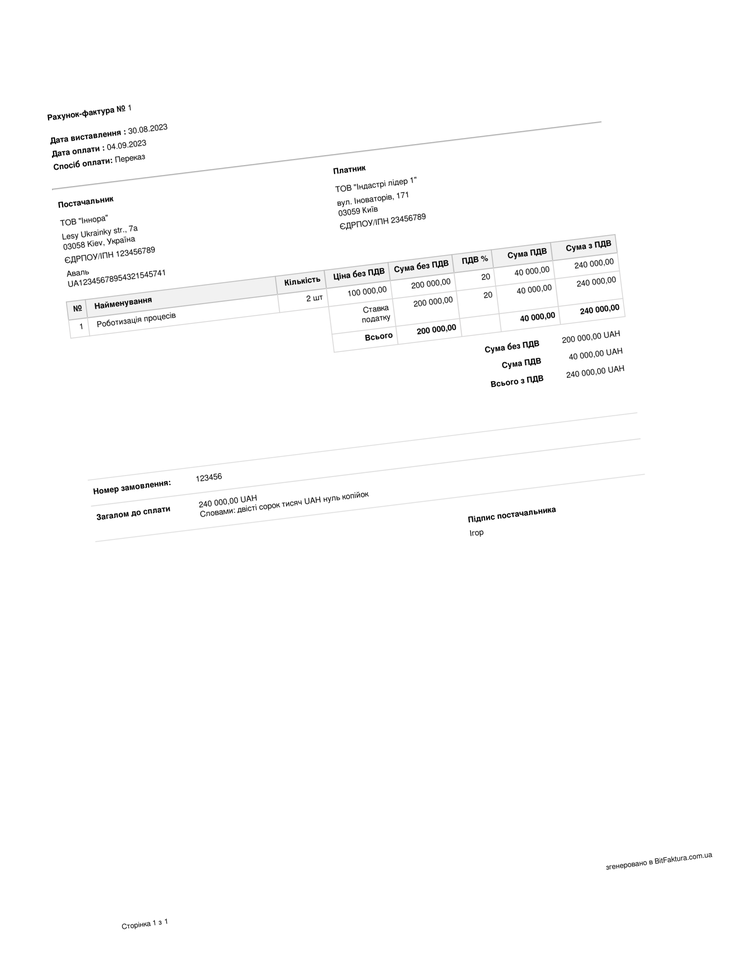
#> input picture invoices_rotated/0.png, 734 x 962 px, shrunk from 1925 x 2523 before the run; its folder holds only this picture in this run
$ python angle_detection.py
#> lines starting #> are read from the running program, lines starting #| are printed output that depends on the picture; after the words box and inside, x2 and y2 are one past the last pixel; in counts of white or black regions, pixels touching at a corner belong together
import numpy as np
import cv2
import math
from PIL import Image
import json
import os
from natsort import natsorted
from scipy import ndimage


PATH = 'invoices_rotated'


def calculate_angle(image_path):

#> called with image_path = 'invoices_rotated/0.png'
    img_before = cv2.imread(image_path)
#> img_before is the input picture: shape (962, 734, 3); mean B, G, R 252.2, 252.2, 252.2

    img_gray = cv2.cvtColor(img_before, cv2.COLOR_BGR2GRAY)
    img_edges = cv2.Canny(img_gray, 100, 100, apertureSize=3)
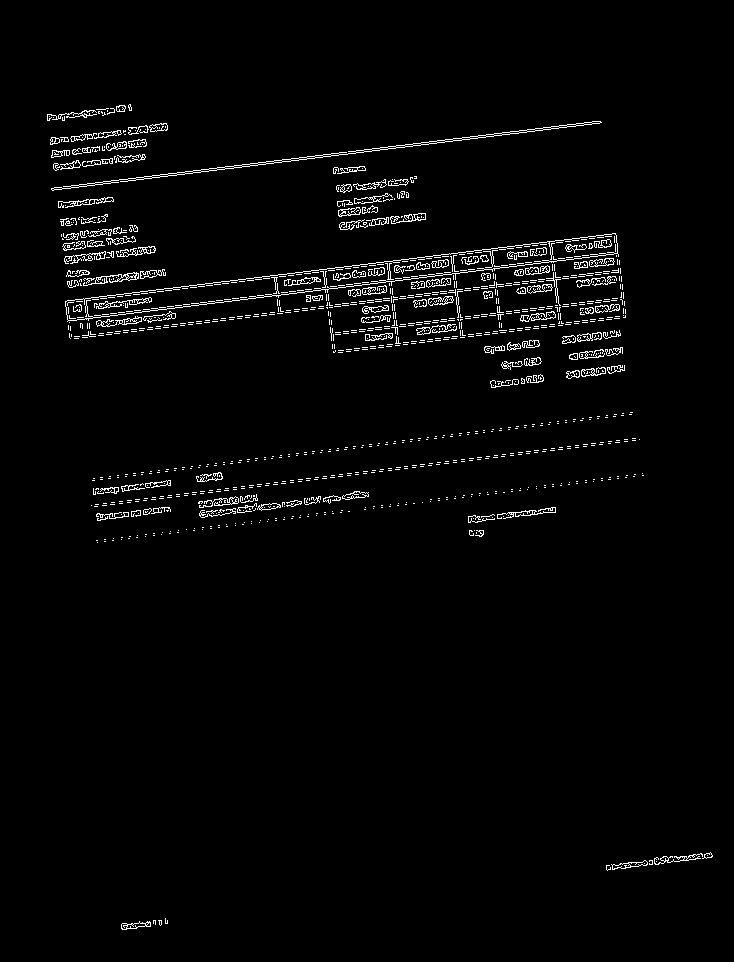
#> img_edges: shape (962, 734); 2.3% white in thin lines or dots, all inside (x1, y1, x2, y2) = (47, 104, 713, 930)
    lines = cv2.HoughLinesP(img_edges, 1, math.pi / 180.0,
                            100, minLineLength=100, maxLineGap=5)
#> lines = 19 rows, first 6: [69, 337, 620, 269], [65, 301, 615, 233], [51, 188, 599, 121], [52, 190, 599, 123], [74, 338, 620, 271], [67, 318, 617, 251]

    angles = []

    for [[x1, y1, x2, y2]] in lines:
        cv2.line(img_before, (x1, y1), (x2, y2), (255, 0, 0), 3)
        angle = math.degrees(math.atan2(y2 - y1, x2 - x1))
        angles.append(angle)
#> this loop made 19 passes
#> (x1, y1, x2, y2, angle) on passes 1 to 8: (69, 337, 620, 269, -7.04), (65, 301, 615, 233, -7.05), (51, 188, 599, 121, -6.97), (52, 190, 599, 123, -6.98), (74, 338, 620, 271, -7), (67, 318, 617, 251, -6.95), (68, 320, 617, 253, -6.96), (95, 504, 635, 438, -6.97)
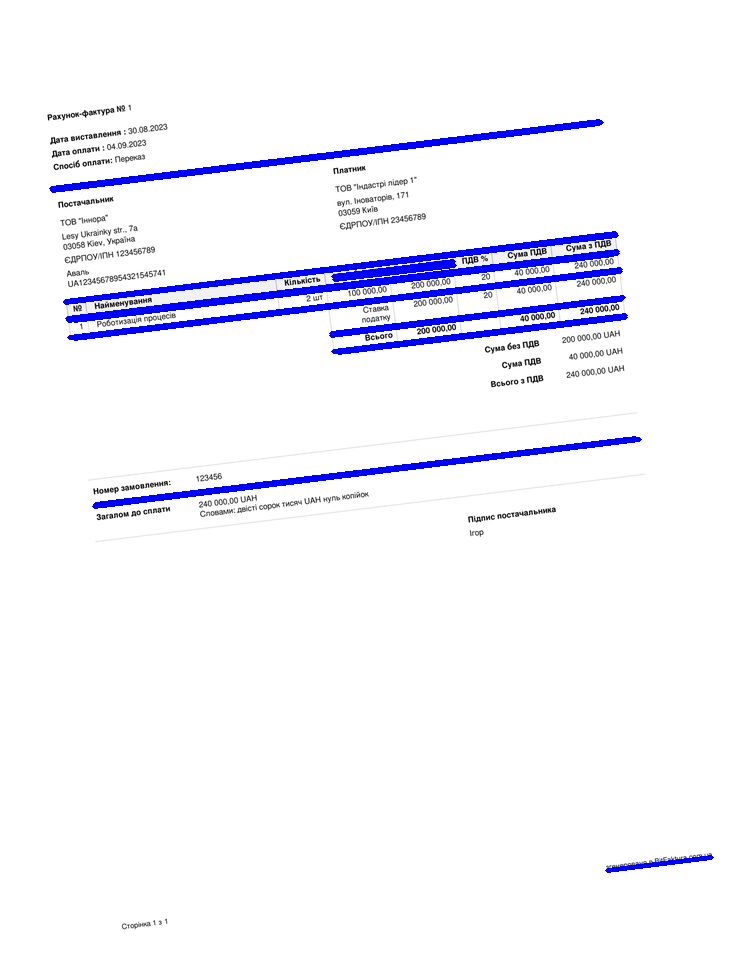
#> img_before: shape (962, 734, 3); 3.49% of pixels changed, all inside (x1, y1, x2, y2) = (49, 119, 714, 873)
#> after the loop, angles = [-7.04, -7.05, -6.97, -6.98, -7, -6.95, -6.96, -6.97, -7.01, -6.93, -6.65, -6.98, -7.03, -6.98, -6.95, -7.13, -7.03, -7.08, -7.13]

    median_angle = np.median(angles)
#> median_angle = -6.98

    # img_rotated = ndimage.rotate(img_before, median_angle)
    # cv2.imwrite('lines_detected.jpg', img_rotated)

    return round(median_angle, 2)


def generate_json(images_path):

    predicted_angles = {}

    for image in natsorted(os.listdir(images_path)):
        image_path = os.path.join(images_path, image)

        # the negative angle is used because we need not a rotation angle
        # but an angle-to-rotate the image to normalize it
        negative_angle = -(round(calculate_angle(image_path)))
#> negative_angle = 7

        # detect an angle within the range of [-30,30] degrees
        if negative_angle in range(-30, 31):
            predicted_angles[image_path] = negative_angle
            print(f'{image_path}: {negative_angle}')
#| invoices_rotated/0.png: 7
        else:
            continue

    with open('predicted_angles.json', 'w') as json_file:
        # store image paths as keys and predicted angles as values into a  JSON file
        json.dump(predicted_angles, json_file, indent=4)


if __name__ == '__main__':
    generate_json(PATH)

$ run again, on invoices_rotated/3.png
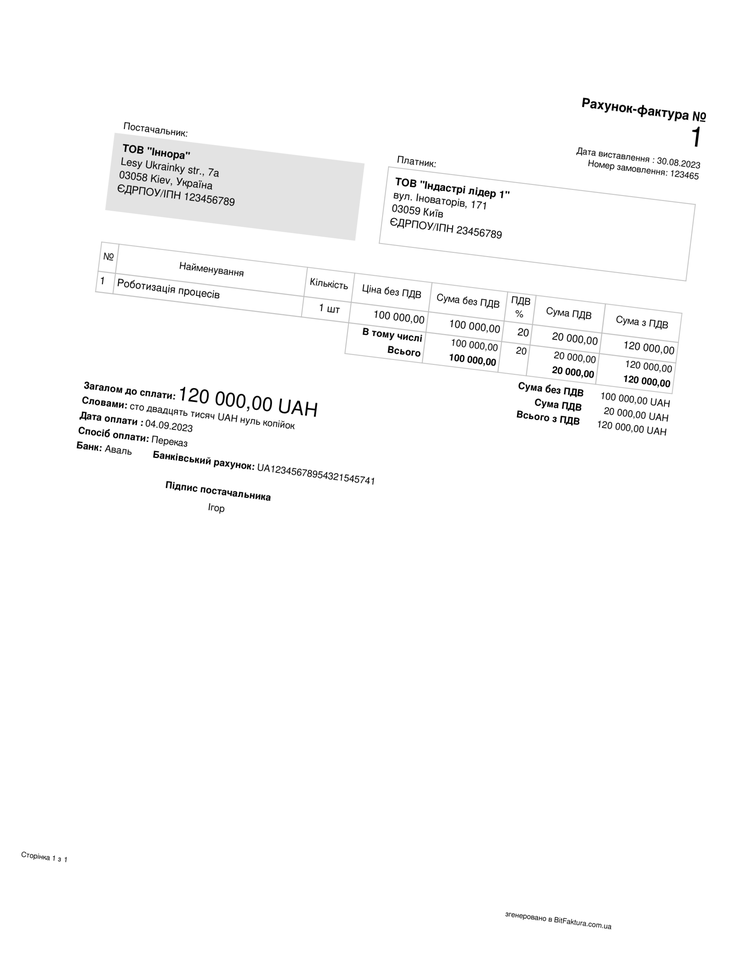
#> input picture invoices_rotated/3.png, 734 x 962 px, shrunk from 1925 x 2523 before the run
#> in calculate_angle, img_before is the input picture: shape (962, 734, 3); min 0, max 255, mean 250.3
#> in calculate_angle, `img_edges = cv2.Canny(img_gray, 100, 100, apertureSize=3)`:
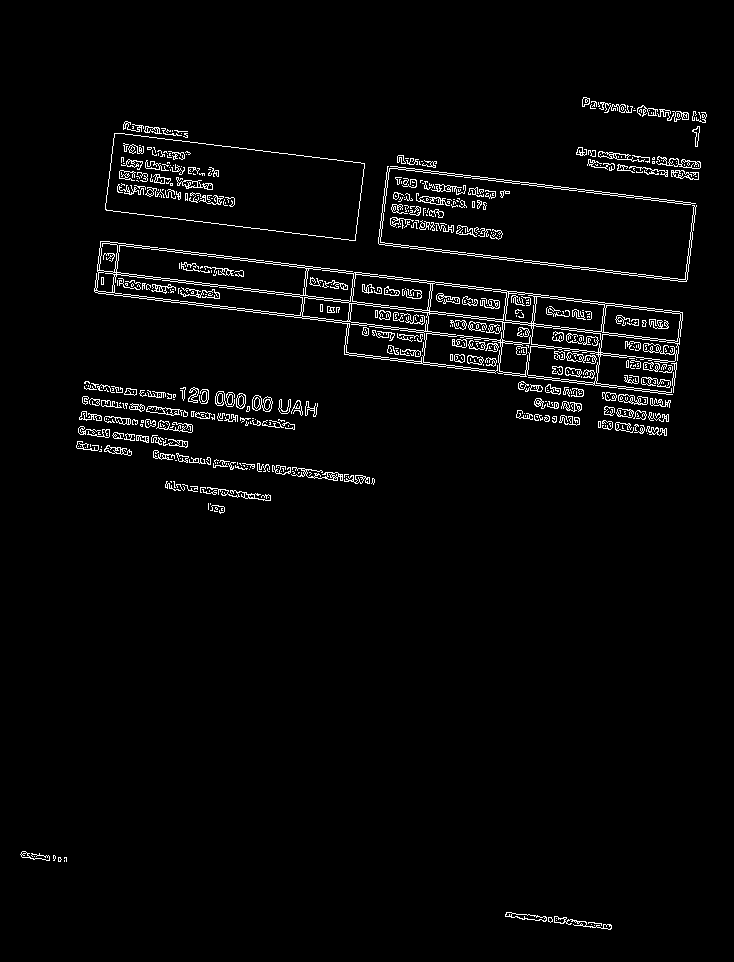
#> img_edges: shape (962, 734); 3% white in thin lines or dots, all inside (x1, y1, x2, y2) = (20, 97, 707, 930)
#> lines = 19 rows, first 6: [97, 271, 679, 343], [97, 270, 679, 341], [118, 133, 364, 163], [104, 241, 679, 311], [100, 242, 682, 314], [95, 292, 676, 363]
#> the loop in calculate_angle, `for [[x1, y1, x2, y2]] in lines:` made 19 passes
#> (x1, y1, x2, y2, angle) on passes 1 to 8: (97, 271, 679, 343, 7.05), (97, 270, 679, 341, 6.96), (118, 133, 364, 163, 6.95), (104, 241, 679, 311, 6.94), (100, 242, 682, 314, 7.05), (95, 292, 676, 363, 6.97), (94, 290, 676, 362, 7.05), (378, 243, 686, 281, 7.03)
#> after the loop in calculate_angle, `for [[x1, y1, x2, y2]] in lines:`:
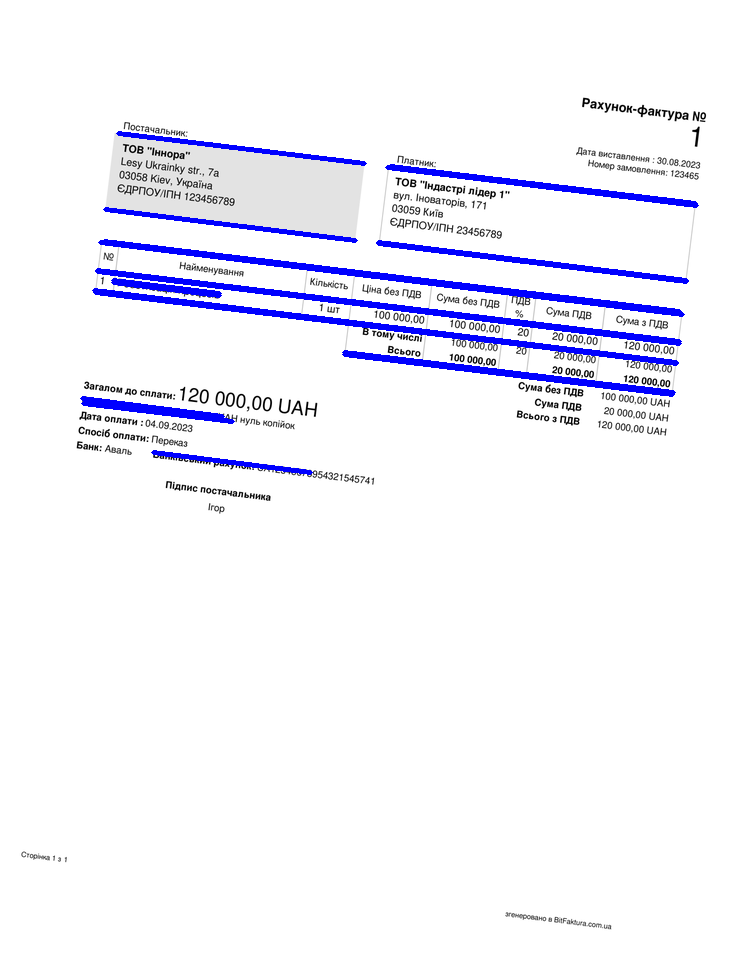
#> img_before: shape (962, 734, 3); 3.3% of pixels changed, all inside (x1, y1, x2, y2) = (80, 131, 699, 475)
#> after the loop in calculate_angle, `for [[x1, y1, x2, y2]] in lines:`: angles = [7.05, 6.96, 6.95, 6.94, 7.05, 6.97, 7.05, 7.03, 7.03, 7.01, 6.95, 6.93, 6.99, 7.26, 7.07, 6.99, 6.89, 7.33, 6.92]
#> median_angle = 6.99
#> negative_angle = -7
#| invoices_rotated/3.png: -7

$ run again, on invoices_rotated/4.png
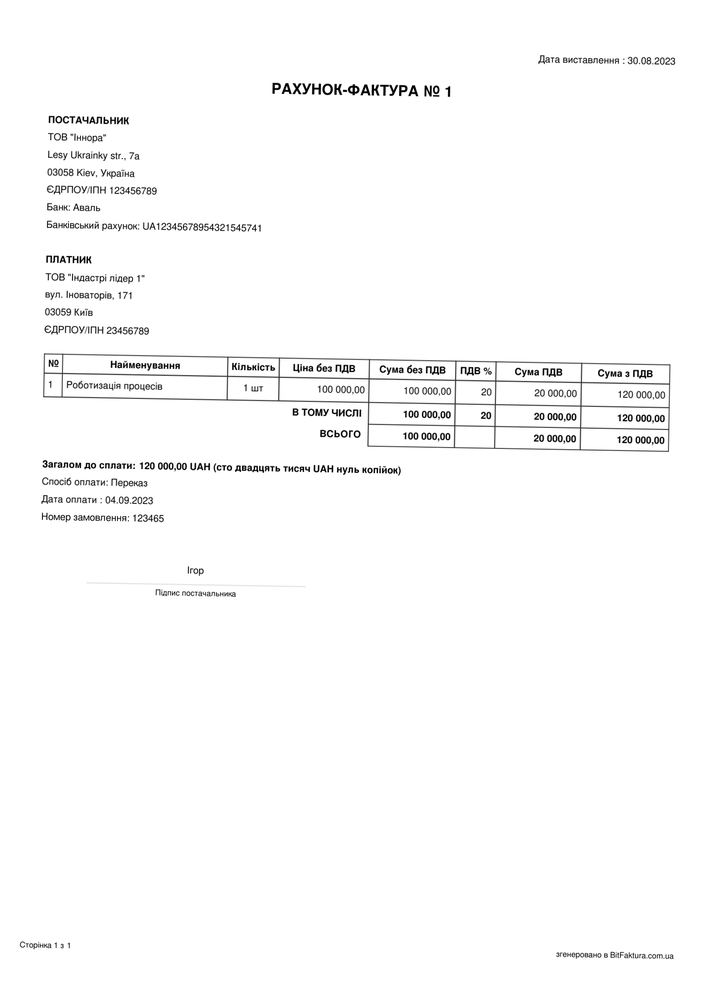
#> input picture invoices_rotated/4.png, 710 x 993 px, shrunk from 1693 x 2367 before the run
#> in calculate_angle, img_before is the input picture: shape (993, 710, 3); min 0, max 255, mean 250.7
#> in calculate_angle, `img_edges = cv2.Canny(img_gray, 100, 100, apertureSize=3)`:
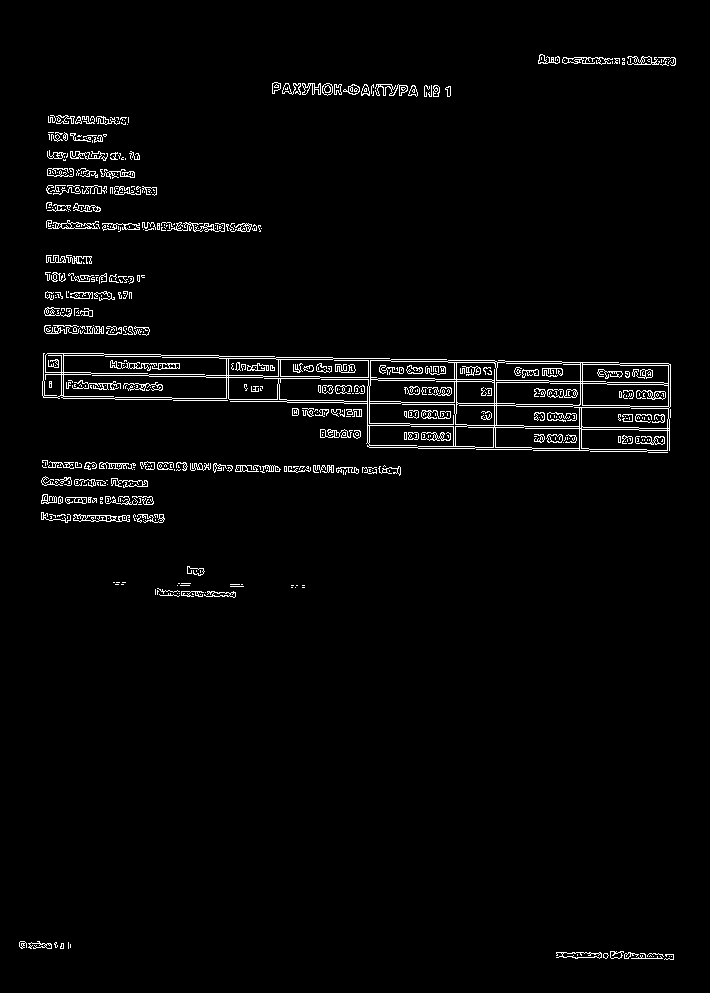
#> img_edges: shape (993, 710); 2.6% white in thin lines or dots, all inside (x1, y1, x2, y2) = (19, 54, 676, 960)
#> lines = 20 rows, first 6: [82, 374, 670, 385], [83, 372, 282, 376], [43, 354, 670, 365], [78, 353, 443, 359], [172, 398, 522, 404], [287, 402, 483, 405]
#> the loop in calculate_angle, `for [[x1, y1, x2, y2]] in lines:` made 20 passes
#> (x1, y1, x2, y2, angle) on passes 1 to 8: (82, 374, 670, 385, 1.07), (83, 372, 282, 376, 1.15), (43, 354, 670, 365, 1.01), (78, 353, 443, 359, 0.942), (172, 398, 522, 404, 0.982), (287, 402, 483, 405, 0.877), (369, 447, 667, 452, 0.961), (42, 462, 147, 464, 1.09)
#> after the loop in calculate_angle, `for [[x1, y1, x2, y2]] in lines:`:
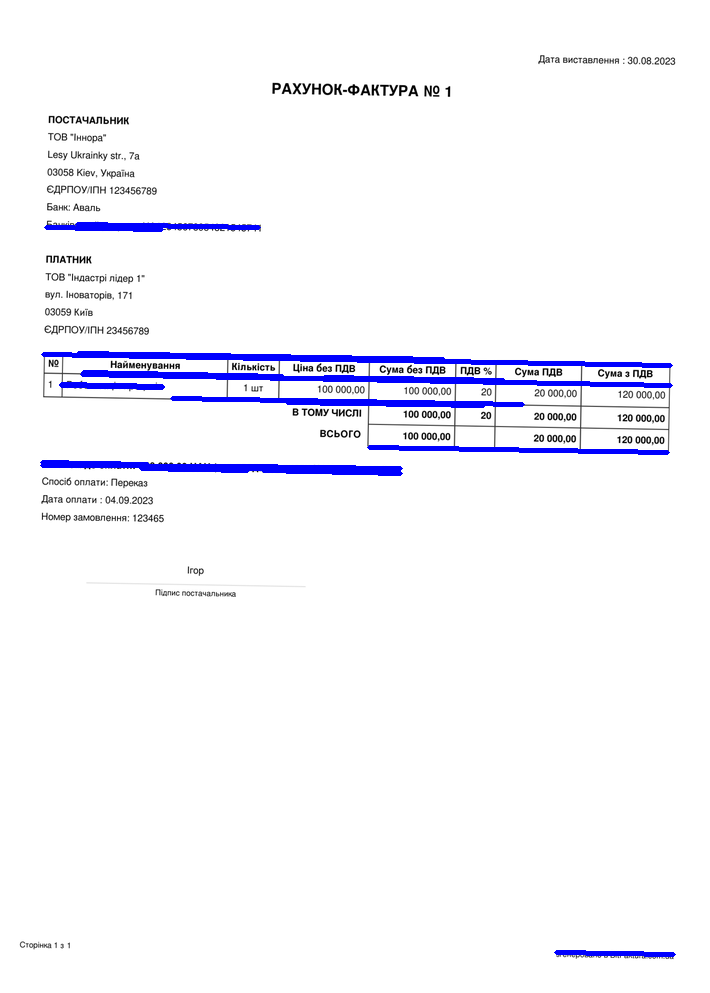
#> img_before: shape (993, 710, 3); 2.37% of pixels changed, all inside (x1, y1, x2, y2) = (40, 222, 676, 957)
#> after the loop in calculate_angle, `for [[x1, y1, x2, y2]] in lines:`: angles = [1.07, 1.15, 1.01, 0.942, 0.982, 0.877, 0.961, 1.09, 1.08, 0, 1.13, 1.25, 0.96, 0, 1.13, 0, 0, 0.996, 0.95, 0.979]
#> median_angle = 0.981
#> negative_angle = -1
#| invoices_rotated/4.png: -1
